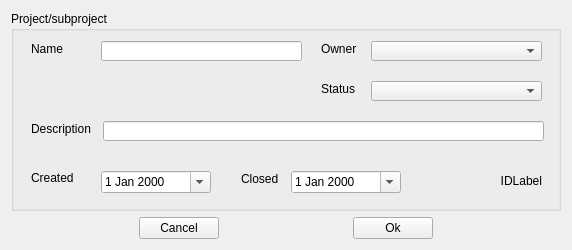
<?xml version="1.0" encoding="UTF-8"?>
<ui version="4.0">
 <class>ProjectForm</class>
 <widget class="QWidget" name="ProjectForm">
  <property name="geometry">
   <rect>
    <x>0</x>
    <y>0</y>
    <width>572</width>
    <height>250</height>
   </rect>
  </property>
  <property name="windowTitle">
   <string>Form</string>
  </property>
  <layout class="QVBoxLayout" name="verticalLayout">
   <item>
    <widget class="QGroupBox" name="groupBox">
     <property name="sizePolicy">
      <sizepolicy hsizetype="Expanding" vsizetype="Expanding">
       <horstretch>0</horstretch>
       <verstretch>0</verstretch>
      </sizepolicy>
     </property>
     <property name="title">
      <string>Project/subproject</string>
     </property>
     <widget class="QLabel" name="label">
      <property name="geometry">
       <rect>
        <x>20</x>
        <y>30</y>
        <width>51</width>
        <height>16</height>
       </rect>
      </property>
      <property name="sizePolicy">
       <sizepolicy hsizetype="Fixed" vsizetype="Fixed">
        <horstretch>0</horstretch>
        <verstretch>0</verstretch>
       </sizepolicy>
      </property>
      <property name="text">
       <string>Name</string>
      </property>
     </widget>
     <widget class="QLabel" name="label_2">
      <property name="geometry">
       <rect>
        <x>310</x>
        <y>30</y>
        <width>41</width>
        <height>16</height>
       </rect>
      </property>
      <property name="sizePolicy">
       <sizepolicy hsizetype="Fixed" vsizetype="Fixed">
        <horstretch>0</horstretch>
        <verstretch>0</verstretch>
       </sizepolicy>
      </property>
      <property name="text">
       <string>Owner</string>
      </property>
     </widget>
     <widget class="QLabel" name="label_3">
      <property name="geometry">
       <rect>
        <x>310</x>
        <y>70</y>
        <width>41</width>
        <height>16</height>
       </rect>
      </property>
      <property name="sizePolicy">
       <sizepolicy hsizetype="Fixed" vsizetype="Fixed">
        <horstretch>0</horstretch>
        <verstretch>0</verstretch>
       </sizepolicy>
      </property>
      <property name="text">
       <string>Status</string>
      </property>
     </widget>
     <widget class="QLabel" name="label_4">
      <property name="geometry">
       <rect>
        <x>20</x>
        <y>110</y>
        <width>71</width>
        <height>16</height>
       </rect>
      </property>
      <property name="sizePolicy">
       <sizepolicy hsizetype="Fixed" vsizetype="Fixed">
        <horstretch>0</horstretch>
        <verstretch>0</verstretch>
       </sizepolicy>
      </property>
      <property name="text">
       <string>Description</string>
      </property>
     </widget>
     <widget class="QLineEdit" name="nameEdit">
      <property name="geometry">
       <rect>
        <x>90</x>
        <y>30</y>
        <width>201</width>
        <height>20</height>
       </rect>
      </property>
      <property name="sizePolicy">
       <sizepolicy hsizetype="Fixed" vsizetype="Fixed">
        <horstretch>0</horstretch>
        <verstretch>0</verstretch>
       </sizepolicy>
      </property>
     </widget>
     <widget class="QComboBox" name="ownerBox">
      <property name="geometry">
       <rect>
        <x>360</x>
        <y>30</y>
        <width>171</width>
        <height>20</height>
       </rect>
      </property>
      <property name="sizePolicy">
       <sizepolicy hsizetype="Fixed" vsizetype="Fixed">
        <horstretch>0</horstretch>
        <verstretch>0</verstretch>
       </sizepolicy>
      </property>
     </widget>
     <widget class="QLineEdit" name="descEdit">
      <property name="geometry">
       <rect>
        <x>92</x>
        <y>110</y>
        <width>441</width>
        <height>20</height>
       </rect>
      </property>
      <property name="sizePolicy">
       <sizepolicy hsizetype="Fixed" vsizetype="Fixed">
        <horstretch>0</horstretch>
        <verstretch>0</verstretch>
       </sizepolicy>
      </property>
      <property name="text">
       <string/>
      </property>
     </widget>
     <widget class="QComboBox" name="statusBox">
      <property name="geometry">
       <rect>
        <x>360</x>
        <y>70</y>
        <width>171</width>
        <height>20</height>
       </rect>
      </property>
      <property name="sizePolicy">
       <sizepolicy hsizetype="Fixed" vsizetype="Fixed">
        <horstretch>0</horstretch>
        <verstretch>0</verstretch>
       </sizepolicy>
      </property>
     </widget>
     <widget class="QLabel" name="idLabel">
      <property name="geometry">
       <rect>
        <x>490</x>
        <y>160</y>
        <width>41</width>
        <height>20</height>
       </rect>
      </property>
      <property name="text">
       <string>IDLabel</string>
      </property>
      <property name="alignment">
       <set>Qt::AlignRight|Qt::AlignTrailing|Qt::AlignVCenter</set>
      </property>
     </widget>
     <widget class="QDateEdit" name="startDateEdit">
      <property name="geometry">
       <rect>
        <x>90</x>
        <y>160</y>
        <width>110</width>
        <height>22</height>
       </rect>
      </property>
      <property name="calendarPopup">
       <bool>true</bool>
      </property>
     </widget>
     <widget class="QLabel" name="label_5">
      <property name="geometry">
       <rect>
        <x>20</x>
        <y>160</y>
        <width>46</width>
        <height>13</height>
       </rect>
      </property>
      <property name="text">
       <string>Created</string>
      </property>
     </widget>
     <widget class="QDateEdit" name="completeDateEdit">
      <property name="geometry">
       <rect>
        <x>280</x>
        <y>160</y>
        <width>110</width>
        <height>22</height>
       </rect>
      </property>
      <property name="calendarPopup">
       <bool>true</bool>
      </property>
     </widget>
     <widget class="QLabel" name="label_6">
      <property name="geometry">
       <rect>
        <x>230</x>
        <y>160</y>
        <width>41</width>
        <height>16</height>
       </rect>
      </property>
      <property name="text">
       <string>Closed</string>
      </property>
      <property name="alignment">
       <set>Qt::AlignLeading|Qt::AlignLeft|Qt::AlignVCenter</set>
      </property>
     </widget>
    </widget>
   </item>
   <item>
    <layout class="QHBoxLayout" name="horizontalLayout">
     <property name="sizeConstraint">
      <enum>QLayout::SetDefaultConstraint</enum>
     </property>
     <item>
      <widget class="QPushButton" name="cancelButton">
       <property name="sizePolicy">
        <sizepolicy hsizetype="Fixed" vsizetype="Fixed">
         <horstretch>0</horstretch>
         <verstretch>0</verstretch>
        </sizepolicy>
       </property>
       <property name="text">
        <string>Cancel</string>
       </property>
      </widget>
     </item>
     <item>
      <widget class="QPushButton" name="okButton">
       <property name="sizePolicy">
        <sizepolicy hsizetype="Fixed" vsizetype="Fixed">
         <horstretch>0</horstretch>
         <verstretch>0</verstretch>
        </sizepolicy>
       </property>
       <property name="text">
        <string>Ok</string>
       </property>
      </widget>
     </item>
    </layout>
   </item>
  </layout>
 </widget>
 <resources/>
 <connections/>
</ui>
